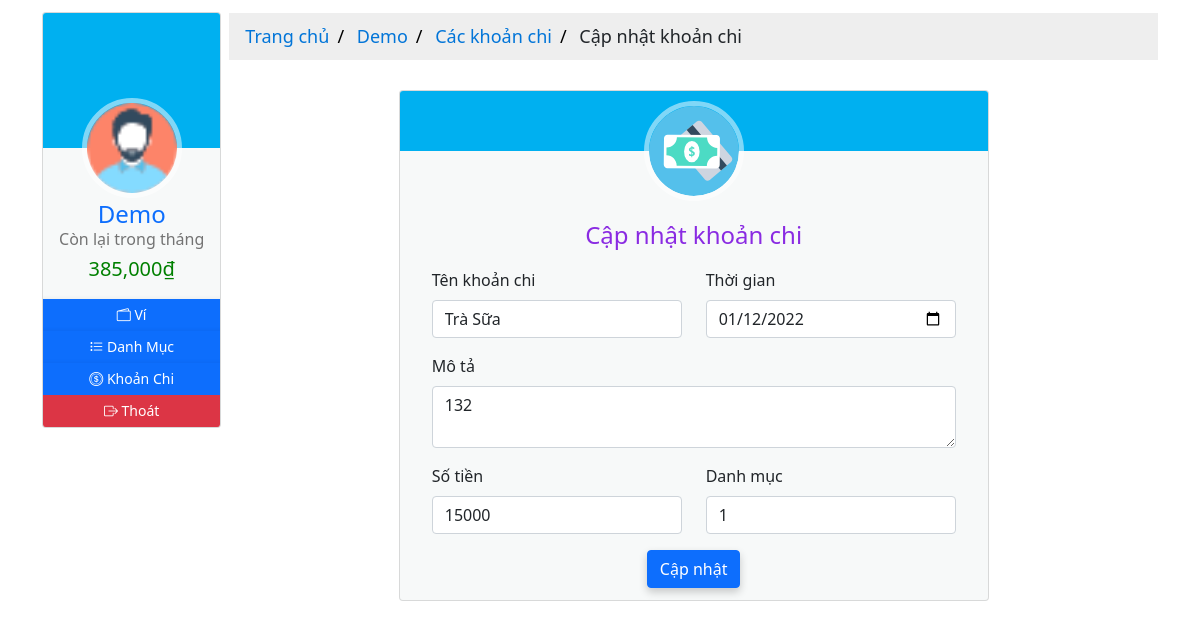
Screenshot of /1/1/update_expense (signed in) with the database file from the repository.
### moneymanagement/models.py (models this page shows, shortened)
class User(db.Model, UserMixin):
  __tablename__ = 'users'
  id = db.Column(db.Integer, primary_key=True)
  email = db.Column(db.String(64), nullable=False, unique=True, index=True)
  username = db.Column(db.String(64), nullable=False, unique=True, index=True)
  password_hash = db.Column(db.String(128))
  profile_image = db.Column(db.String(64), nullable=False, default='df_profile.png')
  wallets = db.relationship('Wallet', back_populates='owner', lazy='dynamic')
  items = db.relationship('Item', back_populates='users', lazy='dynamic')
  expenditures = db.relationship('Expenditure', back_populates='users', lazy=True)
  money_saving = db.relationship('MoneySaving', back_populates='user', lazy='dynamic')
  def total_balance_in_period(self, date):
    total = 0
    for wallet in self.wallets:
      for track in wallet.track_balances:
        if date in track.date.strftime('%Y-%m-%d'):
          total += track.balance
    return total
  def rest_balance_in_period(self, date):
    total_balance = 0
    total_expense = 0
    for wallet in self.wallets:
      for track in wallet.track_balances:
        if date in track.date.strftime('%Y-%m-%d'):
          total_balance += track.balance
    for expense in self.expenditures:
      if date in expense.date.strftime('%Y-%m-%d'):
        total_expense += expense.amount
    return (total_balance - total_expense)

class TrackBalance(db.Model):
  __tablename__ = 'trackbalances'
  id = db.Column(db.Integer, primary_key=True)
  date = db.Column(db.DateTime, nullable=False, unique=True, index=True)
  balance = db.Column(db.Integer, nullable=False, default=0)
  description = db.Column(db.String(128))
  wallet_id = db.Column(db.Integer, db.ForeignKey('wallets.id'))
  wallet = db.relationship('Wallet', back_populates='track_balances', uselist=False)

class Expenditure(db.Model):
  __tablename__ = 'expenditures'
  id = db.Column(db.Integer, primary_key=True)
  name = db.Column(db.String(32), nullable=False)
  date = db.Column(db.Date, nullable=False, default=datetime.utcnow().strftime('%Y-%m-%d'))
  description = db.Column(db.String(128), nullable=False, default='Không có miêu tả nào')
  amount = db.Column(db.Integer, nullable=False, default=0)
  item_id = db.Column(db.Integer, db.ForeignKey('items.id'))
  items = db.relationship('Item', back_populates='expenditures', uselist=False)
  user_id = db.Column(db.Integer, db.ForeignKey('users.id'))
  users = db.relationship('User', back_populates='expenditures', uselist=False)

### moneymanagement/expenses/views.py (the view)
@expenses_blueprint.route('/<int:user_id>/<int:expense_id>/update_expense', methods=['GET', 'POST'])
@login_required
def update(user_id, expense_id):
  expense = Expenditure.query.filter_by(user_id=user_id, id=expense_id).first_or_404()
  form = UpdateExpenditureForm()
  if form.validate_on_submit():
    expense.name = form.name.data
    expense.date = form.date.data
    expense.description = form.description.data
    expense.amount = form.amount.data
    expense.item_id = form.item_id.data.id
    wallet = Wallet.query.filter_by(user_id=user_id).first()
    if expense.amount < form.amount.data:
      wallet.withdraw(form.amount.data - expense.amount)
    if expense.amount > form.amount.data:
      wallet.deposit(expense.amount - form.amount.data)
    db.session.commit()
    flash('Khoản chi đã được cập nhật!')
    return redirect(url_for('users.expense', user_id=user_id))
  elif request.method == 'GET':
    form.name.data = expense.name
    form.date.data = expense.date
    form.description.data = expense.description
    form.amount.data = expense.amount
    form.item_id.data = expense.item_id
  return render_template('expenses/update.html', form=form, user_id=user_id,expense_id=expense_id)

### moneymanagement/expenses/forms.py
class UpdateExpenditureForm(FlaskForm):
  name = StringField('Name', validators=[DataRequired(), Length(min=1, max=32)])
  date = DateField('Date', validators=[DataRequired()])
  description = TextAreaField('Description', validators=[Length(max=128)])
  amount = IntegerField('Amount', validators=[DataRequired()])
  item_id = QuerySelectField('Item', query_factory=lambda: Item.query.filter(Item.user_id == current_user.id), get_label='name', validators=[DataRequired()])
  submit = SubmitField('Submit')

### moneymanagement/__init__.py (called while the page is built)
@app.context_processor
def inject_now():
    return {'now': datetime.utcnow()}

### moneymanagement/models.py (called while the page is built)
@login_manager.user_loader
def load_user(user_id):
  return User.query.get(user_id)

### moneymanagement/templates/expenses/update.html (shortened to what this page needs)
{% extends 'base-2.html' %} {% block title %} Expense Update {% endblock title %}
{%block breadcrumb %}
<div class="content-breadcrumb">
  <ul class="breadcrumb">
    <li>
      <a href="{{ url_for('core.home', user_id=current_user.id) }}"
        >Trang chủ</a
      >
    </li>
    <li><a href="#">{{ current_user.username }}</a></li>
    <li><a href="{{ url_for('users.expense', user_id=user_id) }}">Các khoản chi</a></li>
    <li>Cập nhật khoản chi</li>
  </ul>
</div>
{% endblock breadcrumb %}
{%block content %}
<div class="content-home">
  <div class="container">
    <div class="row">
      <div class="col-sm-2"></div>
      <div class="col-sm-8">
        <div class="card hovercard">
          <div class="avatar">
            <a href="#">
              <img
                alt=""
                src="{{ url_for('static', filename='icons/expenses-icon.svg') }}"
              />
            </a>
          </div>
          <div class="info">
            <div class="title">
              <p><h4 class="color">Cập nhật khoản chi</h4></p>
            </div>
            <div class="container" align="left">
              <form method="POST">
                <div class="row">
                  <div class="col-sm-6">
                    <label class="form-label" for="name">Tên khoản chi</label>
                    {{form.name(class="form-control") }} {{ render_error(form.name) }}
                  </div>
                  <div class="col-sm-6">
                    <label class="form-label" for="date">Thời gian</label>
                    {{form.date(class="form-control", placeholder="YYY-mm-dd") }} {{ render_error(form.date) }}
                  </div>
                </div>
                <div class="row">
                  <div class="col-sm-12">
                    <label class="form-label" for="description">Mô tả</label>
                    {{form.description(class="form-control") }} {{
                  </div>
                </div>
                <div class="row">
                  <div class="col-sm-6">
                    <label class="form-label" for="amount">Số tiền</label>
                    {{form.amount(class="form-control") }} {{ render_error(form.amount) }}
                  </div>
                  <div class="col-sm-6">
                    <label class="form-label" for="item_id">Danh mục</label>
                    {{form.item_id(class="form-control") }} {{ render_error(form.item_id) }}
                  </div>
                </div>
                <div class="col-12 button-center">{{ form.submit(class="btn btn-primary", value="Cập nhật") }}</div>
              </form>
            </div>
          </div>
        </div>
      </div>
      <div class="col-sm-2"></div>
  </div>
  </div>
</div>
{% endblock content %}

### moneymanagement/templates/base-2.html (shortened to what this page needs)
{% from "_render_field.html" import render_field, render_error %}
<!DOCTYPE html>
<html lang="en">
  <head>
    <link
      rel="stylesheet"
      type="text/css"
      href="{{ url_for('static', filename='styles/main.css') }}"
    />
    <link
      rel="stylesheet"
      type="text/css"
      href="{{ url_for('static', filename='styles/profile.css') }}"
    />
    <link
      rel="stylesheet"
      type="text/css"
      href="{{ url_for('static', filename='styles/card.css') }}"
    />
    <link
      rel="stylesheet"
      type="text/css"
      href="{{ url_for('static', filename='styles/table.css') }}"
    />
    <link
      rel="stylesheet"
      type="text/css"
      href="{{ url_for('static', filename='styles/pagination.css') }}"
    />
    <link
      rel="stylesheet"
      href="https://cdnjs.cloudflare.com/ajax/libs/font-awesome/4.7.0/css/font-awesome.min.css"
    />
    <link
      rel="stylesheet"
      href="https://cdn.jsdelivr.net/npm/bootstrap-icons@1.7.2/font/bootstrap-icons.css"
    />
    <link
      href="https://cdn.jsdelivr.net/npm/bootstrap@5.1.1/dist/css/bootstrap.min.css"
      rel="stylesheet"
    />
  </head>
  <body>
    <div class="container">
      <div class="row g-2">
        <div class="col-sm-2">
          <div class="card hovercard">
            <div class="cardheader"></div>
            <div class="avatar">
              <img
                alt=""
                src="{{ url_for('static', filename='icons/man.png') }}"
              />
            </div>
            <div class="info">
              <div class="title">
                <a target="_blank" href="#">{{ current_user.username }}</a>
              </div>
              {% block current_balance %}
              <div class="desc"><h6>Còn lại trong tháng</h6></div>
              <div class="desc">
                {% if current_user.rest_balance_in_period(now.strftime('%Y-%m'))
                > (current_user.total_balance_in_period(now.strftime('%Y-%m')) /
                2) %}
                <h5 style="color: green">
                  {{
                  "{:,.0f}".format(current_user.rest_balance_in_period(now.strftime('%Y-%m')))
                  }}<span>&#8363;</span>
                </h5>
                {%else %}
                <h5 style="color: red">
                  {{
                  "{:,.0f}".format(current_user.rest_balance_in_period(now.strftime('%Y-%m')))
                  }}<span>&#8363;</span>
                </h5>
                {% endif %}
              </div>
              {% endblock current_balance %}
            </div>
            <div
              class="bottom"
              id="none-padding-margin"
              style="text-align: center"
            >
              <div class="title">
                <div class="row g2">
                  <a
                    class="btn btn-primary btn-sm margin btn-icon"
                    href="{{ url_for('users.wallet', user_id=current_user.id) }}"
                  >
                    <i class="bi bi-wallet2"></i><span>&nbsp;Ví</span>
                  </a>
                </div>
              </div>
              <div class="title">
                <div class="row g2" style="text-align: left">
                  <a
                    class="btn btn-primary btn-sm margin btn-icon"
                    href="{{ url_for('users.item', user_id=current_user.id) }}"
                  >
                    <i class="bi bi-list-task"></i><span>&nbsp;Danh Mục</span>
                  </a>
                </div>
              </div>
              <div class="title">
                <div class="row g2" style="text-align: left">
                  <a
                    class="btn btn-primary btn-sm margin btn-icon"
                    href="{{ url_for('users.expense', user_id=current_user.id) }}"
                  >
                    <i class="bi bi-coin"></i><span>&nbsp;Khoản Chi</span>
                  </a>
                </div>
              </div>
              <div class="title">
                <div class="row g2" style="text-align: left">
                  <a
                    class="btn btn-danger btn-sm margin btn-icon"
                    href="{{ url_for('users.logout') }}"
                  >
                    <i class="bi bi-box-arrow-right"></i
                    ><span>&nbsp;Thoát</span>
                  </a>
                </div>
              </div>
            </div>
          </div>
        </div>
        <div class="col-sm-10">
          {% block breadcrumb %}{% endblock breadcrumb %}
          <div
            class="container"
            style="height: 100vh; max-height=fit-content; overflow-y: auto;"
          >
            {% block content %}{% endblock content %}
          </div>
        </div>
      </div>
    </div>
  </body>
</html>

### moneymanagement/static/styles/main.css (style rules this page uses)
.content-breadcrumb { margin: auto; border: none; margin-top: 11px; }
.content-home { margin: auto; width: 100%; box-sizing: content-box; }
.button-center { margin-left: auto; margin-right: auto; text-align: center; }
.card { box-shadow: 0 4px 8px 0 rgba(0, 0, 0, 0.2); transition: 0.3s; }
.container { padding: 2px 16px; }
.btn-primary { box-shadow: 0 4px 8px 0 rgba(0, 0, 0, 0.2); transition: 0.3s; }
body, html { height: 100%; margin: 0; font-family: Arial, Helvetica, sans-serif; }
* { box-sizing: border-box; }

### moneymanagement/static/styles/profile.css (style rules this page uses)
.card { padding-top: 20px; margin: 10px 0 20px 0; background-color: rgba(214, 224, 226, 0.2); border-top-width: 0; border-bottom-width: 2px; -webkit-border-radius: 3px; -moz-border-radius: 3px; border-radius: 3px; -webkit-box-shadow: none; -moz-box-shadow: none; box-shadow: none; -webkit-box-sizing: border-box; -moz-box-sizing: border-box; box-sizing: border-box; }
.card.hovercard { position: relative; padding-top: 0; overflow: hidden; text-align: center; background-color: rgba(214, 224, 226, 0.2); }
.card.hovercard .cardheader { background-color: #00b0f0; background-size: cover; height: 135px; }
.card.hovercard .avatar { position: relative; top: -50px; margin-bottom: -50px; }
.card.hovercard .avatar img { width: 100px; height: 100px; max-width: 100px; max-height: 100px; -webkit-border-radius: 50%; -moz-border-radius: 50%; border-radius: 50%; border: 5px solid rgba(255, 255, 255, 0.5); }
.card.hovercard .info { padding: 4px 8px 10px; }
.card.hovercard .info .title { margin-bottom: 4px; font-size: 24px; line-height: 1; color: #262626; vertical-align: middle; }
.card.hovercard .info .desc { overflow: hidden; font-size: 12px; line-height: 20px; color: #737373; text-overflow: ellipsis; }
.card.hovercard .bottom { padding: 0 20px; margin-bottom: 17px; }
.btn-icon { border-radius: 50%; width: 32px; height: 32px; line-height: 18px; }
a.margin { margin: 0px; }

### moneymanagement/static/styles/card.css (style rules this page uses)
h4.color { color: blueviolet; }
ul.breadcrumb { padding: 10px 16px; list-style: none; background-color: #eee; }
ul.breadcrumb li { display: inline; font-size: 18px; }
ul.breadcrumb li + li:before { padding: 8px; color: black; content: "/\00a0"; }
ul.breadcrumb li a { color: #0275d8; text-decoration: none; }
#none-padding-margin { padding: 0; margin: 0; }

### moneymanagement/static/styles/table.css (style rules this page uses)
body { background: #f9f9f9; font-family: "Roboto", sans-serif; }
a:link { text-decoration: none; }

### rows the page displays
User: username "Demo"
TrackBalance: rest_balance_in_period "385,000"
Expenditure: name "Trà Sữa", date "01/12/2022", description "132", amount "15000", item_id "1"
